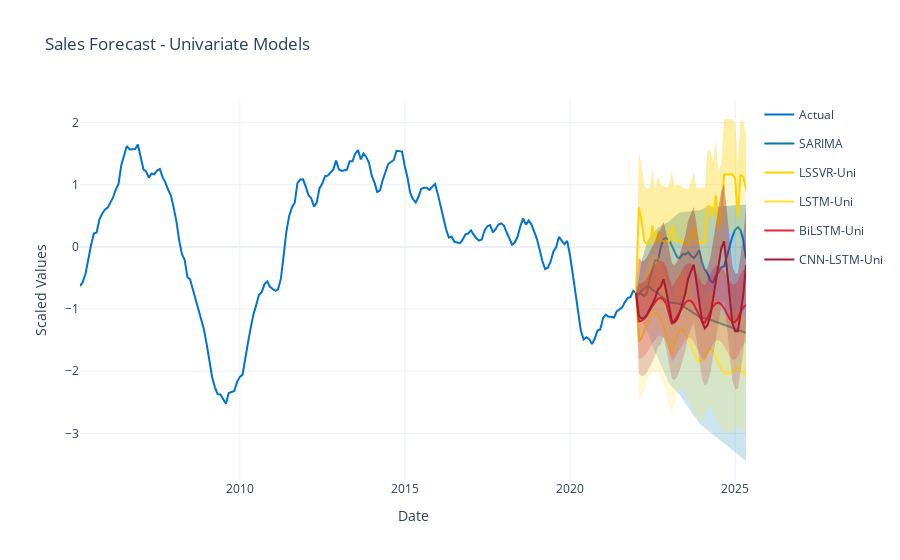

Notebook code for this chart:
### Markdown cell above
#### ii. Plots

### Code cell
fig_uni = go.Figure()

# Actual data
fig_uni.add_trace(go.Scatter(
    x=y2_scaled.index,
    y=y2_scaled,
    mode='lines',
    name='Actual',
    line=dict(width=2, color='#0073CF'),
    legendgroup="Actual"
))

last_train_x = y2_train_scaled.index[-1]
last_train_y = y2_train_scaled.values[-1]

# Univariate forecasts
models_uni = {
    "SARIMA": (sarima_forecast, sarima_ci),
    "LSSVR-Uni": (lssvr_forecast, (lssvr_lower, lssvr_upper)),
    "LSTM-Uni": (lstm_forecast, (lstm_lower, lstm_upper)),
    "BiLSTM-Uni": (bilstm_forecast, (bilstm_lower, bilstm_upper)),
    "CNN-LSTM-Uni": (cnnlstm_forecast, (cnnlstm_lower, cnnlstm_upper))
}

colors = [
    "#007BA7",  # Brandeis Blue
    "#FFD300",  # Sunny
    "#FFE135",  # Banana Yellow
    "#E32636",  # Spanish Red
    "#A51C30"   # Harvard Crimson
]

for i, (name, (forecast, ci)) in enumerate(models_uni.items()):
    # Handle confidence intervals
    if isinstance(ci, tuple):
        lower, upper = np.array(ci[0]), np.array(ci[1])
    elif isinstance(ci, np.ndarray):
        lower, upper = ci[:, 0], ci[:, 1]
    else:  # DataFrame
        lower, upper = ci.iloc[:, 0].values, ci.iloc[:, 1].values

    # Forecast line
    fig_uni.add_trace(go.Scatter(
        x=[last_train_x] + list(y2_test_scaled.index),
        y=[last_train_y] + list(forecast),
        mode='lines',
        name=name,
        line=dict(color=colors[i]),
        legendgroup=name
    ))

    # Confidence interval (fill)
    fig_uni.add_trace(go.Scatter(
        x=[last_train_x] + list(y2_test_scaled.index),
        y=[last_train_y] + list(upper),
        mode='lines',
        line=dict(width=0),
        fill='tonexty',
        fillcolor=f'rgba{tuple(list(px.colors.hex_to_rgb(colors[i])) + [0.2])}',
        showlegend=False,
        legendgroup=name
    ))
    fig_uni.add_trace(go.Scatter(
        x=[last_train_x] + list(y2_test_scaled.index),
        y=[last_train_y] + list(lower),
        mode='lines',
        line=dict(width=0),
        fill='tonexty',
        fillcolor=f'rgba{tuple(list(px.colors.hex_to_rgb(colors[i])) + [0.2])}',
        showlegend=False,
        legendgroup=name
    ))

fig_uni.update_layout(
    title='Sales Forecast - Univariate Models',
    xaxis_title='Date',
    yaxis_title='Scaled Values',
    template='plotly_white'
)
fig_uni.show()
